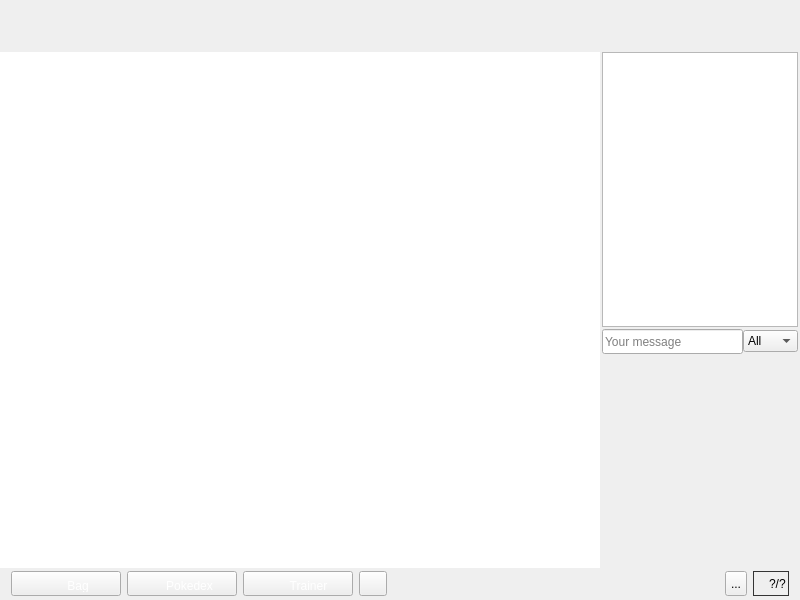
<?xml version="1.0" encoding="UTF-8"?>
<ui version="4.0">
 <class>MainWindow</class>
 <widget class="QMainWindow" name="MainWindow">
  <property name="geometry">
   <rect>
    <x>0</x>
    <y>0</y>
    <width>800</width>
    <height>600</height>
   </rect>
  </property>
  <property name="minimumSize">
   <size>
    <width>800</width>
    <height>600</height>
   </size>
  </property>
  <property name="maximumSize">
   <size>
    <width>800</width>
    <height>600</height>
   </size>
  </property>
  <property name="windowTitle">
   <string>Pokecraft</string>
  </property>
  <property name="windowIcon">
   <iconset resource="resources.qrc">
    <normaloff>:/images/pokecraft.png</normaloff>:/images/pokecraft.png</iconset>
  </property>
  <widget class="QWidget" name="centralWidget">
   <layout class="QHBoxLayout" name="horizontalLayout">
    <property name="spacing">
     <number>0</number>
    </property>
    <property name="margin">
     <number>0</number>
    </property>
    <item>
     <widget class="QStackedWidget" name="stackedWidget">
      <property name="styleSheet">
       <string notr="true"/>
      </property>
      <property name="currentIndex">
       <number>2</number>
      </property>
      <widget class="QWidget" name="page">
       <property name="styleSheet">
        <string notr="true">background-image: url(:/images/background.png);</string>
       </property>
       <layout class="QVBoxLayout" name="verticalLayout_3">
        <property name="spacing">
         <number>0</number>
        </property>
        <property name="margin">
         <number>0</number>
        </property>
        <item>
         <spacer name="verticalSpacer_login_2">
          <property name="orientation">
           <enum>Qt::Vertical</enum>
          </property>
          <property name="sizeHint" stdset="0">
           <size>
            <width>20</width>
            <height>197</height>
           </size>
          </property>
         </spacer>
        </item>
        <item>
         <layout class="QHBoxLayout" name="horizontalLayout_login_1">
          <item>
           <spacer name="horizontalSpacer_login_8">
            <property name="orientation">
             <enum>Qt::Horizontal</enum>
            </property>
            <property name="sizeHint" stdset="0">
             <size>
              <width>40</width>
              <height>20</height>
             </size>
            </property>
           </spacer>
          </item>
          <item>
           <widget class="QFrame" name="frame_login_2">
            <property name="minimumSize">
             <size>
              <width>431</width>
              <height>191</height>
             </size>
            </property>
            <property name="maximumSize">
             <size>
              <width>431</width>
              <height>191</height>
             </size>
            </property>
            <property name="styleSheet">
             <string notr="true">background-image: url(:/images/background-dialog.png);</string>
            </property>
            <layout class="QHBoxLayout" name="horizontalLayout_6">
             <property name="spacing">
              <number>0</number>
             </property>
             <property name="margin">
              <number>0</number>
             </property>
             <item>
              <widget class="QFrame" name="frame_login">
               <property name="minimumSize">
                <size>
                 <width>411</width>
                 <height>161</height>
                </size>
               </property>
               <property name="maximumSize">
                <size>
                 <width>411</width>
                 <height>161</height>
                </size>
               </property>
               <property name="styleSheet">
                <string notr="true">background-image: url(:/images/empty.png);</string>
               </property>
               <property name="frameShape">
                <enum>QFrame::NoFrame</enum>
               </property>
               <property name="frameShadow">
                <enum>QFrame::Raised</enum>
               </property>
               <layout class="QVBoxLayout" name="verticalLayout">
                <item>
                 <layout class="QHBoxLayout" name="horizontalLayout_login_2">
                  <item>
                   <widget class="QLabel" name="label_login_login">
                    <property name="text">
                     <string>Login</string>
                    </property>
                   </widget>
                  </item>
                  <item>
                   <spacer name="horizontalSpacer_login_7">
                    <property name="orientation">
                     <enum>Qt::Horizontal</enum>
                    </property>
                    <property name="sizeHint" stdset="0">
                     <size>
                      <width>40</width>
                      <height>20</height>
                     </size>
                    </property>
                   </spacer>
                  </item>
                  <item>
                   <widget class="QLineEdit" name="lineEditLogin">
                    <property name="minimumSize">
                     <size>
                      <width>180</width>
                      <height>0</height>
                     </size>
                    </property>
                    <property name="maximumSize">
                     <size>
                      <width>180</width>
                      <height>16777215</height>
                     </size>
                    </property>
                    <property name="styleSheet">
                     <string notr="true">background-image: url(:/images/light-white.png);
border-image: url(:/images/empty.png);</string>
                    </property>
                   </widget>
                  </item>
                 </layout>
                </item>
                <item>
                 <layout class="QHBoxLayout" name="horizontalLayout_login_3">
                  <item>
                   <widget class="QLabel" name="label_login_pass">
                    <property name="text">
                     <string>Password:</string>
                    </property>
                   </widget>
                  </item>
                  <item>
                   <spacer name="horizontalSpacer_login_2">
                    <property name="orientation">
                     <enum>Qt::Horizontal</enum>
                    </property>
                    <property name="sizeHint" stdset="0">
                     <size>
                      <width>40</width>
                      <height>20</height>
                     </size>
                    </property>
                   </spacer>
                  </item>
                  <item>
                   <widget class="QLineEdit" name="lineEditPass">
                    <property name="minimumSize">
                     <size>
                      <width>180</width>
                      <height>0</height>
                     </size>
                    </property>
                    <property name="maximumSize">
                     <size>
                      <width>180</width>
                      <height>16777215</height>
                     </size>
                    </property>
                    <property name="styleSheet">
                     <string notr="true">background-image: url(:/images/light-white.png);
border-image: url(:/images/empty.png);</string>
                    </property>
                    <property name="echoMode">
                     <enum>QLineEdit::Password</enum>
                    </property>
                   </widget>
                  </item>
                 </layout>
                </item>
                <item>
                 <widget class="QCheckBox" name="checkBoxRememberPassword">
                  <property name="text">
                   <string>Remember the password</string>
                  </property>
                 </widget>
                </item>
                <item>
                 <spacer name="verticalSpacer_login">
                  <property name="orientation">
                   <enum>Qt::Vertical</enum>
                  </property>
                  <property name="sizeHint" stdset="0">
                   <size>
                    <width>20</width>
                    <height>72</height>
                   </size>
                  </property>
                 </spacer>
                </item>
                <item>
                 <layout class="QHBoxLayout" name="horizontalLayout_login_4">
                  <item>
                   <spacer name="horizontalSpacer_login_3">
                    <property name="orientation">
                     <enum>Qt::Horizontal</enum>
                    </property>
                    <property name="sizeHint" stdset="0">
                     <size>
                      <width>40</width>
                      <height>20</height>
                     </size>
                    </property>
                   </spacer>
                  </item>
                  <item>
                   <widget class="QPushButton" name="pushButtonTryLogin">
                    <property name="styleSheet">
                     <string notr="true">border-radius: 15px;
border-color:#000;
border: 1px solid #000;
background-color: rgb(255, 255, 255);
padding:1px 10px;</string>
                    </property>
                    <property name="text">
                     <string> Ok </string>
                    </property>
                    <property name="flat">
                     <bool>true</bool>
                    </property>
                   </widget>
                  </item>
                  <item>
                   <spacer name="horizontalSpacer_login_5">
                    <property name="orientation">
                     <enum>Qt::Horizontal</enum>
                    </property>
                    <property name="sizeHint" stdset="0">
                     <size>
                      <width>40</width>
                      <height>20</height>
                     </size>
                    </property>
                   </spacer>
                  </item>
                  <item>
                   <widget class="QLabel" name="label_login_register">
                    <property name="styleSheet">
                     <string notr="true">background-image: url(:/images/light-white.png);
padding: 0 5px;</string>
                    </property>
                    <property name="text">
                     <string>&lt;!DOCTYPE HTML PUBLIC &quot;-//W3C//DTD HTML 4.0//EN&quot; &quot;http://www.w3.org/TR/REC-html40/strict.dtd&quot;&gt;
&lt;html&gt;&lt;head&gt;&lt;meta name=&quot;qrichtext&quot; content=&quot;1&quot; /&gt;&lt;style type=&quot;text/css&quot;&gt;
p, li { white-space: pre-wrap; }
&lt;/style&gt;&lt;/head&gt;&lt;body style=&quot; font-family:'Sans Serif'; font-size:9pt; font-weight:400; font-style:normal;&quot;&gt;
&lt;p style=&quot; margin-top:0px; margin-bottom:0px; margin-left:0px; margin-right:0px; -qt-block-indent:0; text-indent:0px;&quot;&gt;&lt;a href=&quot;https://pokecraft.first-world.info/ucp.php?mode=register&quot;&gt;&lt;span style=&quot; text-decoration: underline; color:#0057ae;&quot;&gt;Register&lt;/span&gt;&lt;/a&gt;&lt;/p&gt;&lt;/body&gt;&lt;/html&gt;</string>
                    </property>
                    <property name="openExternalLinks">
                     <bool>true</bool>
                    </property>
                   </widget>
                  </item>
                  <item>
                   <spacer name="horizontalSpacer_login_6">
                    <property name="orientation">
                     <enum>Qt::Horizontal</enum>
                    </property>
                    <property name="sizeHint" stdset="0">
                     <size>
                      <width>40</width>
                      <height>20</height>
                     </size>
                    </property>
                   </spacer>
                  </item>
                  <item>
                   <widget class="QLabel" name="label_login_website">
                    <property name="styleSheet">
                     <string notr="true">background-image: url(:/images/light-white.png);
padding: 0 5px;</string>
                    </property>
                    <property name="text">
                     <string>&lt;!DOCTYPE HTML PUBLIC &quot;-//W3C//DTD HTML 4.0//EN&quot; &quot;http://www.w3.org/TR/REC-html40/strict.dtd&quot;&gt;
&lt;html&gt;&lt;head&gt;&lt;meta name=&quot;qrichtext&quot; content=&quot;1&quot; /&gt;&lt;style type=&quot;text/css&quot;&gt;
p, li { white-space: pre-wrap; }
&lt;/style&gt;&lt;/head&gt;&lt;body style=&quot; font-family:'Sans Serif'; font-size:9pt; font-weight:400; font-style:normal;&quot;&gt;
&lt;p style=&quot; margin-top:0px; margin-bottom:0px; margin-left:0px; margin-right:0px; -qt-block-indent:0; text-indent:0px;&quot;&gt;&lt;a href=&quot;https://pokecraft.first-world.info/ucp.php?mode=register&quot;&gt;&lt;span style=&quot; text-decoration: underline; color:#0057ae;&quot;&gt;Web site&lt;/span&gt;&lt;/a&gt;&lt;/p&gt;&lt;/body&gt;&lt;/html&gt;</string>
                    </property>
                    <property name="openExternalLinks">
                     <bool>true</bool>
                    </property>
                   </widget>
                  </item>
                  <item>
                   <spacer name="horizontalSpacer_login_4">
                    <property name="orientation">
                     <enum>Qt::Horizontal</enum>
                    </property>
                    <property name="sizeHint" stdset="0">
                     <size>
                      <width>40</width>
                      <height>20</height>
                     </size>
                    </property>
                   </spacer>
                  </item>
                 </layout>
                </item>
               </layout>
              </widget>
             </item>
            </layout>
           </widget>
          </item>
          <item>
           <spacer name="horizontalSpacer_login_9">
            <property name="orientation">
             <enum>Qt::Horizontal</enum>
            </property>
            <property name="sizeHint" stdset="0">
             <size>
              <width>40</width>
              <height>20</height>
             </size>
            </property>
           </spacer>
          </item>
         </layout>
        </item>
        <item>
         <spacer name="verticalSpacer_login_3">
          <property name="orientation">
           <enum>Qt::Vertical</enum>
          </property>
          <property name="sizeHint" stdset="0">
           <size>
            <width>20</width>
            <height>197</height>
           </size>
          </property>
         </spacer>
        </item>
       </layout>
      </widget>
      <widget class="QWidget" name="page_2">
       <property name="styleSheet">
        <string notr="true">background-image: url(:/images/background.png);</string>
       </property>
       <layout class="QVBoxLayout" name="verticalLayout_2">
        <property name="bottomMargin">
         <number>75</number>
        </property>
        <item>
         <spacer name="verticalSpacer_loading_4">
          <property name="orientation">
           <enum>Qt::Vertical</enum>
          </property>
          <property name="sizeHint" stdset="0">
           <size>
            <width>20</width>
            <height>488</height>
           </size>
          </property>
         </spacer>
        </item>
        <item>
         <layout class="QHBoxLayout" name="horizontalLayout_loading_7">
          <item>
           <spacer name="horizontalSpacer_loading_9">
            <property name="orientation">
             <enum>Qt::Horizontal</enum>
            </property>
            <property name="sizeHint" stdset="0">
             <size>
              <width>40</width>
              <height>20</height>
             </size>
            </property>
           </spacer>
          </item>
          <item>
           <widget class="QLabel" name="label_connecting_status">
            <property name="font">
             <font>
              <pointsize>15</pointsize>
              <weight>75</weight>
              <bold>true</bold>
             </font>
            </property>
            <property name="styleSheet">
             <string notr="true">background-image: url(:/images/empty.png);
color: rgb(255, 255, 255);</string>
            </property>
           </widget>
          </item>
          <item>
           <spacer name="horizontalSpacer_loading_10">
            <property name="orientation">
             <enum>Qt::Horizontal</enum>
            </property>
            <property name="sizeHint" stdset="0">
             <size>
              <width>40</width>
              <height>20</height>
             </size>
            </property>
           </spacer>
          </item>
         </layout>
        </item>
       </layout>
      </widget>
      <widget class="QWidget" name="page_3">
       <layout class="QVBoxLayout" name="verticalLayout_4">
        <property name="spacing">
         <number>0</number>
        </property>
        <property name="margin">
         <number>0</number>
        </property>
        <item>
         <widget class="QFrame" name="frame_main_display_top">
          <property name="minimumSize">
           <size>
            <width>0</width>
            <height>52</height>
           </size>
          </property>
          <property name="maximumSize">
           <size>
            <width>16777215</width>
            <height>52</height>
           </size>
          </property>
          <property name="styleSheet">
           <string notr="true">background-image: url(:/images/interface/pokemonbar.png);</string>
          </property>
         </widget>
        </item>
        <item>
         <layout class="QHBoxLayout" name="horizontalLayout_main_display_8">
          <property name="spacing">
           <number>0</number>
          </property>
          <item>
           <widget class="QGraphicsView" name="graphicsViewMap">
            <property name="frameShape">
             <enum>QFrame::NoFrame</enum>
            </property>
            <property name="frameShadow">
             <enum>QFrame::Plain</enum>
            </property>
           </widget>
          </item>
          <item>
           <widget class="QFrame" name="frame_main_display_right">
            <property name="minimumSize">
             <size>
              <width>200</width>
              <height>0</height>
             </size>
            </property>
            <property name="maximumSize">
             <size>
              <width>200</width>
              <height>16777215</height>
             </size>
            </property>
            <property name="styleSheet">
             <string notr="true">background-image: url(:/images/interface/pkmnbaroption.png);</string>
            </property>
            <layout class="QVBoxLayout" name="verticalLayout_5">
             <property name="spacing">
              <number>2</number>
             </property>
             <property name="leftMargin">
              <number>2</number>
             </property>
             <property name="topMargin">
              <number>0</number>
             </property>
             <property name="rightMargin">
              <number>2</number>
             </property>
             <property name="bottomMargin">
              <number>0</number>
             </property>
             <item>
              <widget class="QTextBrowser" name="textBrowser_chat">
               <property name="minimumSize">
                <size>
                 <width>196</width>
                 <height>275</height>
                </size>
               </property>
               <property name="maximumSize">
                <size>
                 <width>196</width>
                 <height>275</height>
                </size>
               </property>
               <property name="styleSheet">
                <string notr="true">border-image: url(:/images/empty.png);
background-image: url(:/images/light-white.png);</string>
               </property>
               <property name="verticalScrollBarPolicy">
                <enum>Qt::ScrollBarAlwaysOff</enum>
               </property>
               <property name="horizontalScrollBarPolicy">
                <enum>Qt::ScrollBarAlwaysOff</enum>
               </property>
              </widget>
             </item>
             <item>
              <layout class="QHBoxLayout" name="horizontalLayout_main_display_9">
               <property name="spacing">
                <number>0</number>
               </property>
               <item>
                <widget class="QLineEdit" name="lineEdit_chat_text">
                 <property name="minimumSize">
                  <size>
                   <width>0</width>
                   <height>25</height>
                  </size>
                 </property>
                 <property name="maximumSize">
                  <size>
                   <width>16777215</width>
                   <height>25</height>
                  </size>
                 </property>
                 <property name="styleSheet">
                  <string notr="true">background-image: url(:/images/chat/pkmnbarchat3.png);
border-image: url(:/images/empty.png);</string>
                 </property>
                 <property name="maxLength">
                  <number>256</number>
                 </property>
                 <property name="placeholderText">
                  <string>Your message</string>
                 </property>
                </widget>
               </item>
               <item>
                <widget class="QComboBox" name="comboBox_chat_type">
                 <item>
                  <property name="text">
                   <string>All</string>
                  </property>
                 </item>
                 <item>
                  <property name="text">
                   <string>Clan</string>
                  </property>
                 </item>
                </widget>
               </item>
              </layout>
             </item>
             <item>
              <widget class="QFrame" name="frame_main_display_player_info">
               <property name="sizePolicy">
                <sizepolicy hsizetype="Expanding" vsizetype="Expanding">
                 <horstretch>0</horstretch>
                 <verstretch>0</verstretch>
                </sizepolicy>
               </property>
              </widget>
             </item>
            </layout>
           </widget>
          </item>
         </layout>
        </item>
        <item>
         <widget class="QFrame" name="frame_main_display_bottom">
          <property name="minimumSize">
           <size>
            <width>0</width>
            <height>32</height>
           </size>
          </property>
          <property name="maximumSize">
           <size>
            <width>16777215</width>
            <height>32</height>
           </size>
          </property>
          <property name="styleSheet">
           <string notr="true">background-image: url(:/images/interface/pkmnbaroption.png);</string>
          </property>
          <layout class="QHBoxLayout" name="horizontalLayout_10">
           <property name="topMargin">
            <number>0</number>
           </property>
           <property name="bottomMargin">
            <number>0</number>
           </property>
           <item>
            <widget class="QPushButton" name="pushButton_interface_bag">
             <property name="minimumSize">
              <size>
               <width>110</width>
               <height>25</height>
              </size>
             </property>
             <property name="maximumSize">
              <size>
               <width>110</width>
               <height>25</height>
              </size>
             </property>
             <property name="styleSheet">
              <string notr="true">background-image: url(:/images/interface/pkmnoption1.1.png);
border-image: url(:/images/empty.png);
color: rgb(255, 255, 255);
padding-left:28px;
padding-right:4px;
padding-top:8px;
padding-bottom:3px;</string>
             </property>
             <property name="text">
              <string>Bag</string>
             </property>
            </widget>
           </item>
           <item>
            <widget class="QPushButton" name="pushButton_interface_monster_list">
             <property name="minimumSize">
              <size>
               <width>110</width>
               <height>25</height>
              </size>
             </property>
             <property name="maximumSize">
              <size>
               <width>110</width>
               <height>25</height>
              </size>
             </property>
             <property name="styleSheet">
              <string notr="true">background-image: url(:/images/interface/pkmnoption3.1.png);
border-image: url(:/images/empty.png);
color: rgb(255, 255, 255);
padding-left:19px;
padding-right:4px;
padding-top:8px;
padding-bottom:3px;</string>
             </property>
             <property name="text">
              <string>Pokedex</string>
             </property>
            </widget>
           </item>
           <item>
            <widget class="QPushButton" name="pushButton_interface_trainer">
             <property name="minimumSize">
              <size>
               <width>110</width>
               <height>25</height>
              </size>
             </property>
             <property name="maximumSize">
              <size>
               <width>110</width>
               <height>25</height>
              </size>
             </property>
             <property name="styleSheet">
              <string notr="true">background-image: url(:/images/interface/pkmnoption2.1.png);
border-image: url(:/images/empty.png);
color: rgb(255, 255, 255);
padding-left:25px;
padding-right:4px;
padding-top:8px;
padding-bottom:3px;</string>
             </property>
             <property name="text">
              <string>Trainer</string>
             </property>
            </widget>
           </item>
           <item>
            <widget class="QToolButton" name="toolButton_interface_map">
             <property name="minimumSize">
              <size>
               <width>28</width>
               <height>25</height>
              </size>
             </property>
             <property name="maximumSize">
              <size>
               <width>28</width>
               <height>25</height>
              </size>
             </property>
             <property name="styleSheet">
              <string notr="true">background-image: url(:/images/interface/pkmnoption5.1.png);
border-image: url(:/images/empty.png);</string>
             </property>
             <property name="text">
              <string/>
             </property>
            </widget>
           </item>
           <item>
            <spacer name="horizontalSpacer_main_display_11">
             <property name="orientation">
              <enum>Qt::Horizontal</enum>
             </property>
             <property name="sizeHint" stdset="0">
              <size>
               <width>40</width>
               <height>20</height>
              </size>
             </property>
            </spacer>
           </item>
           <item>
            <widget class="QToolButton" name="toolButton_interface_quit">
             <property name="minimumSize">
              <size>
               <width>22</width>
               <height>25</height>
              </size>
             </property>
             <property name="maximumSize">
              <size>
               <width>22</width>
               <height>25</height>
              </size>
             </property>
             <property name="styleSheet">
              <string notr="true">background-image: url(:/images/interface/quit-1.1.png);
border-image: url(:/images/empty.png);</string>
             </property>
             <property name="text">
              <string>...</string>
             </property>
            </widget>
           </item>
           <item>
            <widget class="QFrame" name="frame_main_display_interface_player">
             <property name="minimumSize">
              <size>
               <width>25</width>
               <height>25</height>
              </size>
             </property>
             <property name="maximumSize">
              <size>
               <width>16777215</width>
               <height>25</height>
              </size>
             </property>
             <property name="styleSheet">
              <string notr="true">border: 1px solid #343434;
background-image: url(:/images/interface/background.png);</string>
             </property>
             <layout class="QHBoxLayout" name="horizontalLayout_11">
              <property name="leftMargin">
               <number>2</number>
              </property>
              <property name="topMargin">
               <number>0</number>
              </property>
              <property name="rightMargin">
               <number>2</number>
              </property>
              <property name="bottomMargin">
               <number>0</number>
              </property>
              <item>
               <widget class="QLabel" name="label_interface_player_img">
                <property name="minimumSize">
                 <size>
                  <width>0</width>
                  <height>23</height>
                 </size>
                </property>
                <property name="maximumSize">
                 <size>
                  <width>16777215</width>
                  <height>23</height>
                 </size>
                </property>
                <property name="styleSheet">
                 <string notr="true">border: 0px;
background-image: url(:/images/empty.png);</string>
                </property>
                <property name="pixmap">
                 <pixmap resource="resources.qrc">:/images/interface/player.png</pixmap>
                </property>
               </widget>
              </item>
              <item>
               <widget class="QLabel" name="label_interface_number_of_player">
                <property name="styleSheet">
                 <string notr="true">border: 0px;
background-image: url(:/images/empty.png);</string>
                </property>
                <property name="text">
                 <string>?/?</string>
                </property>
               </widget>
              </item>
             </layout>
            </widget>
           </item>
          </layout>
         </widget>
        </item>
       </layout>
      </widget>
     </widget>
    </item>
   </layout>
  </widget>
 </widget>
 <layoutdefault spacing="6" margin="11"/>
 <resources>
  <include location="resources.qrc"/>
 </resources>
 <connections/>
</ui>
